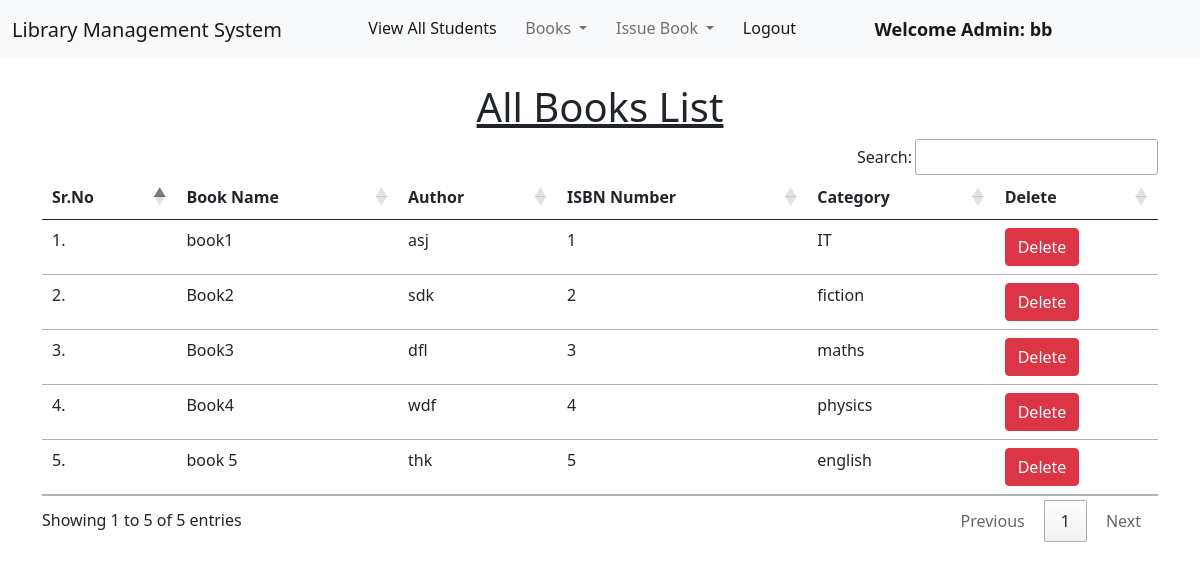
Page /view_books/ (signed in) on the committed database.
### library/models.py (models this page shows, shortened)
class Book(models.Model):
    name = models.CharField(max_length=200)
    author = models.CharField(max_length=200)
    isbn = models.PositiveIntegerField()
    category = models.CharField(max_length=50)

### library/views.py (the view)
# urls.py: path("view_books/", views.view_books, name="view_books"),
def view_books(request):
    books = Book.objects.all()
    return render(request, "view_books.html", {'books':books})

### library/templates/view_books.html (shortened to what this page needs)
{% extends 'admin_navbar.html' %}
{% load static %}
{% block body %}
<div class="container mt-4">
    <h1 class="text-center"><u>All Books List</u></h1>
    <table class="table table-hover" id="example">
        <thead>
            <tr>
                <th>Sr.No</th>
                <th>Book Name</th>
                <th>Author</th>
                <th>ISBN Number</th>
                <th>Category</th>
                <th>Delete</th>
            </tr>
        </thead>
        <tbody>
            {% for book in books %}
            <tr>
                <td>{{forloop.counter}}.</td>
                <td>{{book.name}}</td>
                <td>{{book.author}}</td>
                <td>{{book.isbn}}</td>
                <td>{{book.category}}</td>
                <td><a href="/delete_book/{{book.id}}/" class="btn btn-danger" onclick="return confirm('Are you sure you want to delete this book?')">Delete</a></td>
            </tr>
            {% endfor %}
        </tbody>
    </table>
    </div>
{% endblock %}

### library/templates/admin_navbar.html (shortened to what this page needs)
<!doctype html>
<html lang="en">
  <head>
    <link href="https://cdn.jsdelivr.net/npm/bootstrap@5.1.0/dist/css/bootstrap.min.css" rel="stylesheet">
    <link rel="stylesheet" href="https://cdn.datatables.net/1.10.25/css/jquery.dataTables.min.css">
    <link rel="stylesheet" href="https://cdn.datatables.net/buttons/1.7.1/css/buttons.dataTables.min.css">
  </head>
  <body>
    <nav class="navbar navbar-expand-lg navbar-light bg-light">
        <div class="container-fluid">
          <a class="navbar-brand" href="#"> Library Management System</a>
          <div class="collapse navbar-collapse" id="navbarSupportedContent">
            <ul class="navbar-nav me-auto mb-2 mb-lg-0">
              <li class="nav-item">
                <a class="nav-link active" aria-current="page" href="/view_students/">View All Students</a>
              </li>
              <li class="nav-item dropdown">
                <a class="nav-link dropdown-toggle" href="#" id="navbarDropdown" role="button" data-bs-toggle="dropdown" aria-expanded="false">
                  Books
                </a>
              </li>
              <li class="nav-item dropdown">
                <a class="nav-link dropdown-toggle" href="#" id="navbarDropdown" role="button" data-bs-toggle="dropdown" aria-expanded="false">
                  Issue Book
                </a>
              </li>
              <li class="nav-item">
                <a class="nav-link active" aria-current="page" href="/logout/">Logout</a>
              </li>
              <li class="nav-item">
                <a style="font-weight:600; font-family:'Segoe UI', Tahoma, Geneva, Verdana, sans-serif; font-size: large;" class="nav-link active" href="#">Welcome Admin: {{request.user}}</a>
              </li>
            </ul>
          </div>
        </div>
      </nav>
      {% block body %}
      {% endblock %}
  </body>
</html>

### rows in the picture
Book: name "book1", author "asj", isbn "1", category "IT"
Book: name "Book2", author "sdk", isbn "2", category "fiction"
Book: name "Book3", author "dfl", isbn "3", category "maths"
Book: name "Book4", author "wdf", isbn "4", category "physics"
Book: name "book 5", author "thk", isbn "5", category "english"

### other values in the picture
{{ request.user }} "bb"
